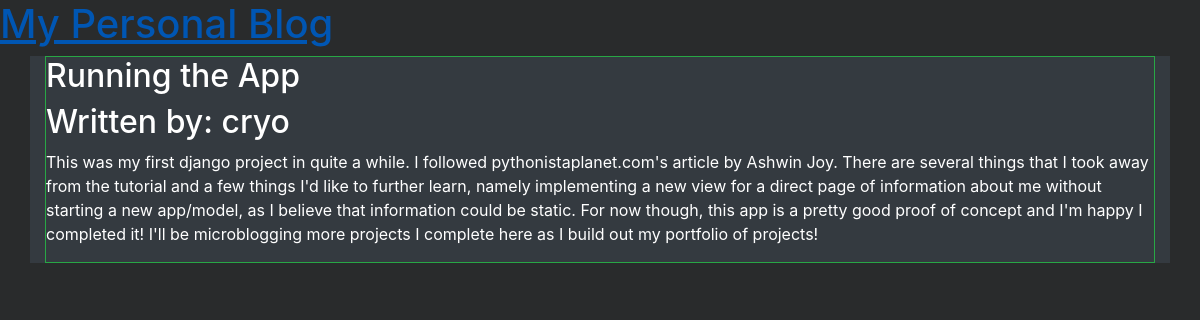
The app's page /article/2 with its own data.
### articles/models.py (models this page shows, shortened)
class Article(models.Model):
    author = models.ForeignKey('auth.user', on_delete = models.CASCADE,)
    title = models.CharField(max_length=100) # A title for the blog post/article.
    date = models.DateTimeField(default=datetime.now()) # Sets the date at time of posting for chronological organization
    body = models.TextField() # You know.

### articles/views.py (the view)
# urls.py: path('article/<int:pk>', views.ArticleDetailView.as_view(), name='detail') # this path opens a unique URL for the detailed view into the article.
class ArticleDetailView(DetailView):
    model = Article
    template_name = 'detail.html'

### templates/detail.html (shortened to what this page needs)
{% load static %}
 <!DOCTYPE html>
 <html lang="en">
 <head>
  <link rel="stylesheet" href="https://maxcdn.bootstrapcdn.com/bootstrap/4.5.2/css/bootstrap.min.css">
   <link rel="stylesheet" href="{% static 'css/style.css' %}">
 </head>
 <body>
     <header>
       <h1> <a href="{% url 'home' %}">My Personal Blog</a> </h1>
     </header>
     <div class="container bg-dark text-white">
     {% block content %}
         <div class="details border border-success">
         <h2>{{ article.title }}</h2>
         <h2>Written by: {{ article.author }}</h2>
         <p>{{ article.body }}</p>
         </div>
     {% endblock content %}
     </div>
 </body>
 </html>

### static/css/style.css (style rules this page uses)
body { background-color: #292b2c; color: #f7f7f7; }
a { color:#f7f7f7; }

### records on screen
Article: title "Running the App", author "cryo", body "This was my first django project in quite a while. I followed pythonistaplanet.com's article by Ashwin Joy. There are several things that I took away from the tutorial and a few things I'd like to further learn, namely implementing a new view for a direct page of information about me without starting a new app/model, as I believe that information could be static. For now though, this app is a pretty good proof of concept and I'm happy I completed it! I'll be microblogging more projects I complete here as I build out my portfolio of projects!"
